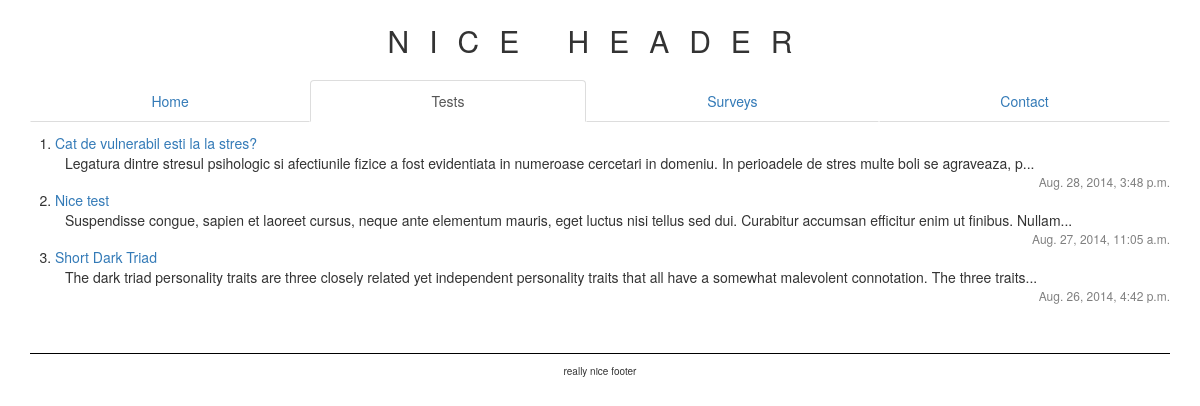
Page /test/ on the committed database.
### personalitytests/models.py (models this page shows, shortened)
class Test(models.Model):
    name = models.CharField(max_length=200, verbose_name='Test name')
    created_at = models.DateTimeField(auto_now=True)
    description = models.TextField()
    def shorten_description(self, length=160):
        if len(self.description) > length - 3:  # 3 for the ellipses
            return self.description[:length] + '...'
        return self.description

### personalitytests/views.py (the view)
class HomeView(generic.ListView):
    template_name = 'personalitytests/tests_list.html'
    context_object_name = 'tests'
    model = Test
    def get_queryset(self):
        return Test.objects.order_by('-created_at').all()

### survey/templatetags/site_menu.py (called while the page is built)
@register.inclusion_tag('menu.html')
def site_menu(item):
    return {'item': item}

### personalitytests/templates/personalitytests/tests_list.html
{% extends "personalitytests/tests.html" %}
{% block content %}
    <ol class="tests-list">
    {% for test in tests %}
        <li class="test-item"><a href="{% url 'pers:test' test_id=test.id %}">{{test.name}}</a><br />
        <div class="description">{{test.shorten_description}}</div>
        <div class="created-at">{{test.created_at}}</div>
        </li>
    {% endfor %}
    </ol>
{% endblock %}

### personalitytests/static/personalitytests/css/main.css (style rules this page uses)
* { margin: 0; padding: 0; }
.tests-list { margin: 10px 0 10px 25px; }
.created-at { text-align: right; font-size: 12px; color: grey; }
.description { margin-left: 10px; text-align: justify; }

### rows in the picture
Test: name "Cat de vulnerabil esti la la stres?", shorten_description "Legatura dintre stresul psihologic si afectiunile fizice a fost evidentiata in numeroase cercetari in domeniu. In perioadele de stres multe boli se agraveaza, p...", created_at "Aug. 28, 2014, 3:48 p.m."
Test: name "Nice test", shorten_description "Suspendisse congue, sapien et laoreet cursus, neque ante elementum mauris, eget luctus nisi tellus sed dui. Curabitur accumsan efficitur enim ut finibus. Nullam...", created_at "Aug. 27, 2014, 11:05 a.m."
Test: name "Short Dark Triad", shorten_description "The dark triad personality traits are three closely related yet independent personality traits that all have a somewhat malevolent connotation. The three traits...", created_at "Aug. 26, 2014, 4:42 p.m."
